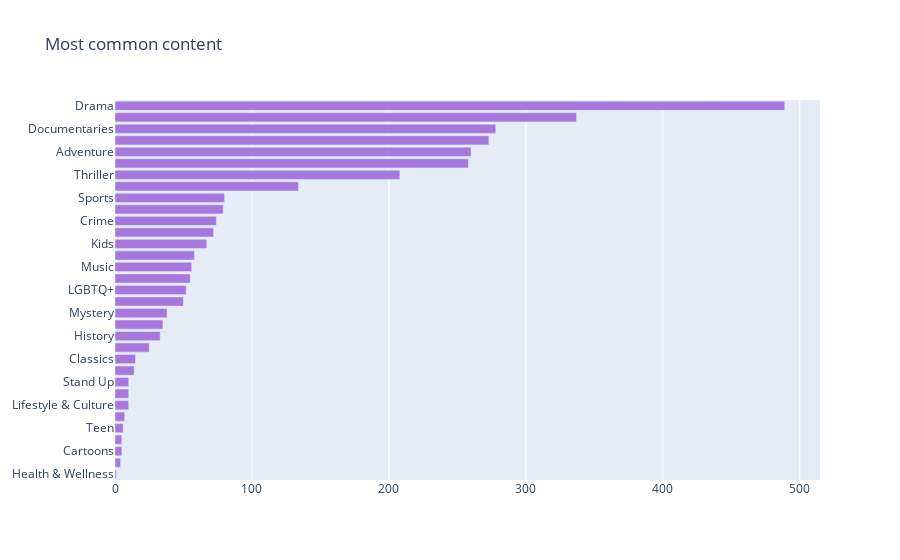

Notebook code cell kept with this figure:
### Code cell
#Most common content in Movies
col = "listed_in"
categories = ", ".join(df_movies['listed_in']).split(", ") 
counter_list=Counter(categories).most_common(50)
labels = [_[0] for _ in counter_list][::-1]
values = [_[1] for _ in counter_list][::-1]
trace=go.Bar(y=labels, x=values, orientation="h", name="Movies", marker=dict(color="#a678de"))
data=[trace]
layout=go.Layout(title='Most common content',legend=dict(x=0.1,y=1.1,orientation='h'))
fig=go.Figure(data,layout=layout)
fig.show()

### Figure 1 — Plotly figure (JSON) as saved in the notebook; plotly's stock layout.template omitted (floating-point values rounded to 4 significant figures)
{"data": [{"marker": {"color": "#a678de"}, "name": "Movies", "orientation": "h", "type": "bar", "x": [1, 4, 5, 5, 6, 7, 10, 10, 10, 14, 15, 25, 33, 35, 38, 50, 52, 55, 56, 58, 67, 72, 74, 79, 80, 134, 208, 258, 260, 273, 278, 337, 489], "y": ["Health & Wellness", "Sitcom", "Cartoons", "Adult Animation", "Teen", "Cooking & Food", "Lifestyle & Culture", "Reality", "Stand Up", "Latino", "Classics", "Science & Technology", "History", "Anime", "Mystery", "News", "LGBTQ+", "International", "Music", "Black Stories", "Kids", "Science Fiction", "Crime", "Family", "Sports", "Romance", "Thriller", "Horror", "Adventure", "Action", "Documentaries", "Comedy", "Drama"]}], "layout": {"legend": {"orientation": "h", "x": 0.1, "y": 1.1}, "title": {"text": "Most common content"}}}
